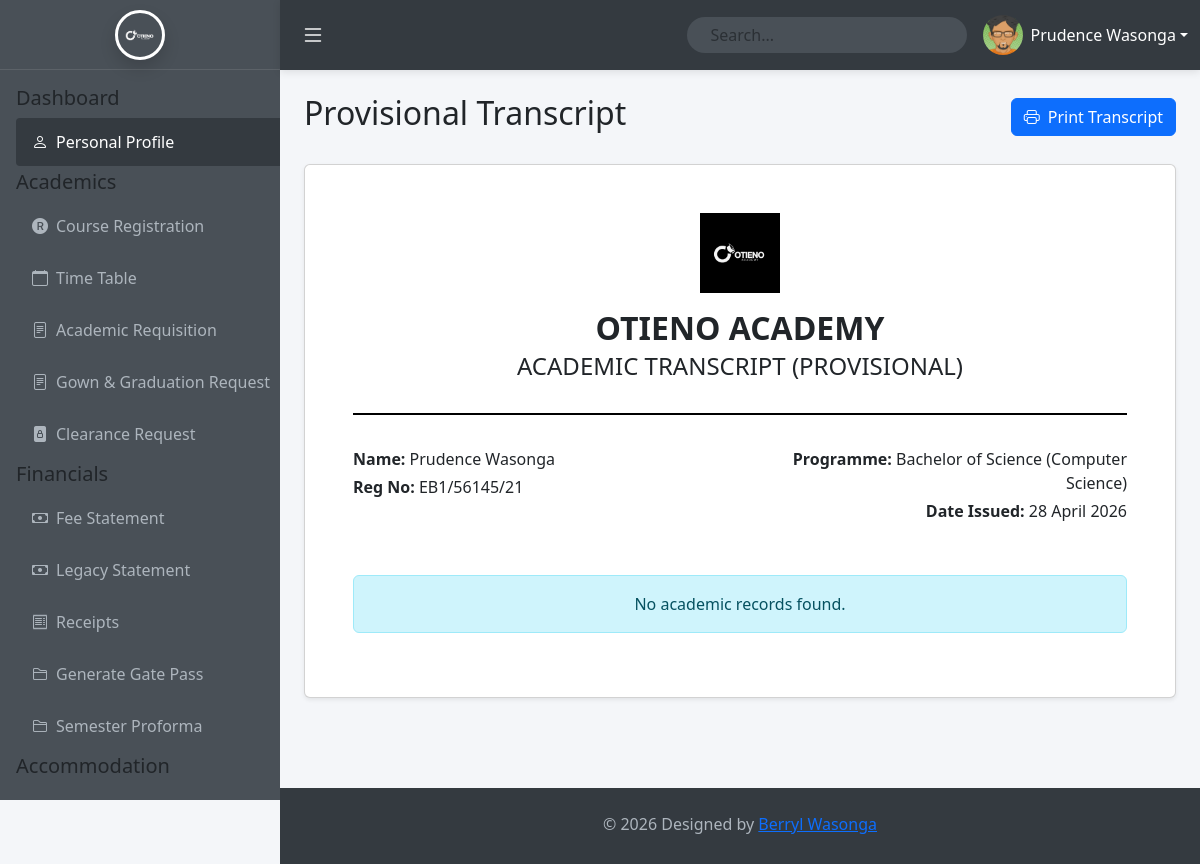
Screenshot of /students/transcript.php (signed in) with the database file from the repository.
### tables this page shows
CREATE TABLE `users` (
  `id` int(11) NOT NULL AUTO_INCREMENT,
  `first_name` varchar(50) NOT NULL DEFAULT '',
  `last_name` varchar(50) NOT NULL DEFAULT '',
  `email` varchar(255) NOT NULL,
  `reg_no` varchar(50) DEFAULT NULL,
  `password` varchar(255) NOT NULL,
  `role` varchar(20) NOT NULL DEFAULT 'user',
  `status` enum('active','inactive') NOT NULL DEFAULT 'active',
  `last_login` timestamp NULL DEFAULT NULL,
  `created_at` timestamp NOT NULL DEFAULT current_timestamp(),
  `fullname` varchar(100) GENERATED ALWAYS AS (concat(`first_name`,' ',`last_name`)) STORED,
  `gender` enum('Male','Female','Other') DEFAULT NULL,
  `dob` date DEFAULT NULL,
  `address` varchar(255) DEFAULT NULL,
  `campus` varchar(50) DEFAULT 'MAIN',
  `programme` varchar(150) DEFAULT NULL,
  `course_id` int(11) DEFAULT NULL,
  `faculty_id` int(11) DEFAULT NULL,
  `year_level` int(11) DEFAULT NULL,
  `admission_year` int(11) DEFAULT NULL,
  `attempted_units` int(11) DEFAULT 0,
  `registered_units` int(11) DEFAULT 0,
  PRIMARY KEY (`id`),
  UNIQUE KEY `email` (`email`),
  UNIQUE KEY `reg_no` (`reg_no`),
  CONSTRAINT `users_ibfk_1` FOREIGN KEY (`course_id`) REFERENCES `courses` (`id`) ON DELETE SET NULL,
  CONSTRAINT `users_ibfk_faculty` FOREIGN KEY (`faculty_id`) REFERENCES `faculties` (`id`) ON DELETE SET NULL
);

### students/transcript.php (the view, shortened to what this page needs)
<?php
$transcript_data = [];
?>
<!DOCTYPE html>
<html lang="en">
<head>
    <link href="https://cdn.jsdelivr.net/npm/bootstrap@5.3.3/dist/css/bootstrap.min.css" rel="stylesheet">
    <link href="https://cdn.jsdelivr.net/npm/bootstrap-icons@1.11.3/font/bootstrap-icons.css" rel="stylesheet">
    <link href="Assets/main.css" rel="stylesheet">
</head>
<body>
    <?php
        include_once 'partials/sidebar.php' ;
        include_once 'partials/top_navbar.php' ;
    ?>
    <div class="main-content" id="mainContent">
        <div class="d-flex justify-content-between align-items-center mb-4 no-print">
            <h2>Provisional Transcript</h2>
            <button class="btn btn-primary" onclick="window.print()">
                <i class="bi bi-printer me-2"></i>Print Transcript
            </button>
        </div>
        <div class="card shadow-sm p-4 p-md-5">
            <div class="transcript-header text-center">
                <img src="Assets/images/29.png" alt="Logo" style="height: 80px;" class="mb-3">
                <h2 class="text-uppercase fw-bold mb-1">Otieno Academy</h2>
                <h4 class="text-uppercase mb-3">Academic Transcript (Provisional)</h4>
            </div>
            <div class="row mb-5">
                <div class="col-md-6">
                    <p class="mb-1"><strong>Name:</strong> <?php echo htmlspecialchars($user['fullname']); ?></p>
                    <p class="mb-1"><strong>Reg No:</strong> <?php echo htmlspecialchars($user['reg_no']); ?></p>
                </div>
                <div class="col-md-6 text-md-end">
                    <p class="mb-1"><strong>Programme:</strong> <?php echo htmlspecialchars($user['programme']); ?></p>
                    <p class="mb-1"><strong>Date Issued:</strong> <?php echo date('d F Y'); ?></p>
                </div>
            </div>
            <?php if (empty($transcript_data)): ?>
                <div class="alert alert-info text-center">
                    No academic records found.
                </div>
            <?php endif; ?>
        </div>
    </div>
    <?php include_once 'partials/footer.php'; ?>
</body>
</html>

### students/partials/top_navbar.php (shortened to what this page needs)
<?php
include '../config.php';
$stmt = $conn->prepare("SELECT * FROM users WHERE id = ?");
$stmt->bind_param("i", $_SESSION['user_id']);
$stmt->execute();
$user = $stmt->get_result()->fetch_assoc();
$full_name = trim($user['first_name'] . ' ' . $user['last_name']);
?>
    <nav class="top-navbar">
        <div class="container-fluid d-flex align-items-center h-100">
            <button class="btn text-white d-none d-lg-block" id="toggleSidebarDesktop" style="font-size: 24px; padding: 0.5rem;">
                <i class="bi bi-list"></i>
            </button>
            <form class="d-none d-lg-flex search-form me-3 position-relative">
                <input class="form-control rounded-pill px-4"
                       type="search"
                       id="studentSearchInput"
                       placeholder="Search..."
                       aria-label="Search"
                       autocomplete="off"
                       style="width: 280px; background-color: #495057; border: none; color: white;">
            </form>
            <div class="dropdown d-none d-lg-block">
                <a class="dropdown-toggle d-flex align-items-center text-white text-decoration-none"
                   href="#"
                   role="button"
                   data-bs-toggle="dropdown"
                   aria-expanded="false">
                    <img src="Assets/images/1.png"
                         class="rounded-circle profile-img-small me-2"
                         alt="User">
                    <span class="user-name"><?php echo htmlspecialchars($full_name); ?></span>
                </a>
            </div>
        </div>
    </nav>

### students/Assets/main.css (style rules this page uses)
:root { --sidebar-bg: #495057; --sidebar-dark: #343a40; --sidebar-hover: #343a40; --navbar-height: 60px; --navbar-height-lg: 70px; }
body { background-color: #f4f6f9; overflow-x: hidden; }
.profile-img-small { width: 40px; height: 40px; object-fit: cover; }
.top-navbar { position: fixed; top: 0; left: 0; right: 0; height: var(--navbar-height); background-color: var(--sidebar-dark); box-shadow: 0 2px 8px rgba(0,0,0,0.1); z-index: 1030; transition: left 0.3s ease; }
@media (min-width: 992px) { .top-navbar { left: 280px; height: var(--navbar-height-lg); } }
.main-content { margin-top: var(--navbar-height); padding: 1.5rem; min-height: calc(100vh - var(--navbar-height) - 60px); transition: margin-left 0.3s ease; }
@media (min-width: 992px) { .main-content { margin-left: 280px; margin-top: var(--navbar-height-lg); min-height: calc(100vh - var(--navbar-height-lg) - 60px); } }
* { margin: 0; padding: 0; box-sizing: border-box; }

### students/transcript.php (style rules this page uses)
.transcript-header { border-bottom: 2px solid #000; margin-bottom: 2rem; padding-bottom: 1rem; }

### rows the page displays
users: full_name "Prudence Wasonga", fullname "Prudence Wasonga", reg_no "EB1/56145/21", programme "Bachelor of Science (Computer Science)"
